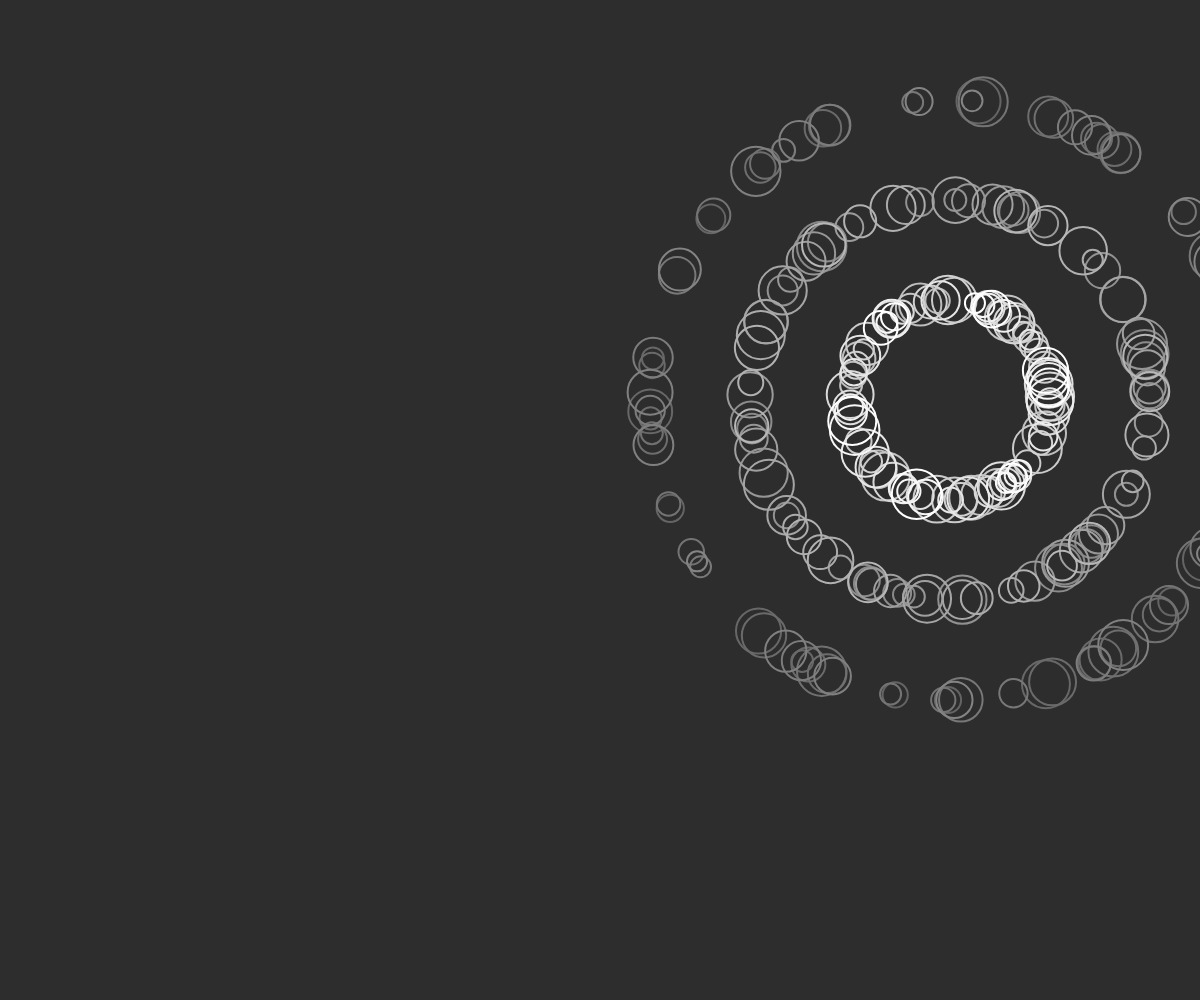
Frame 1 (no input)
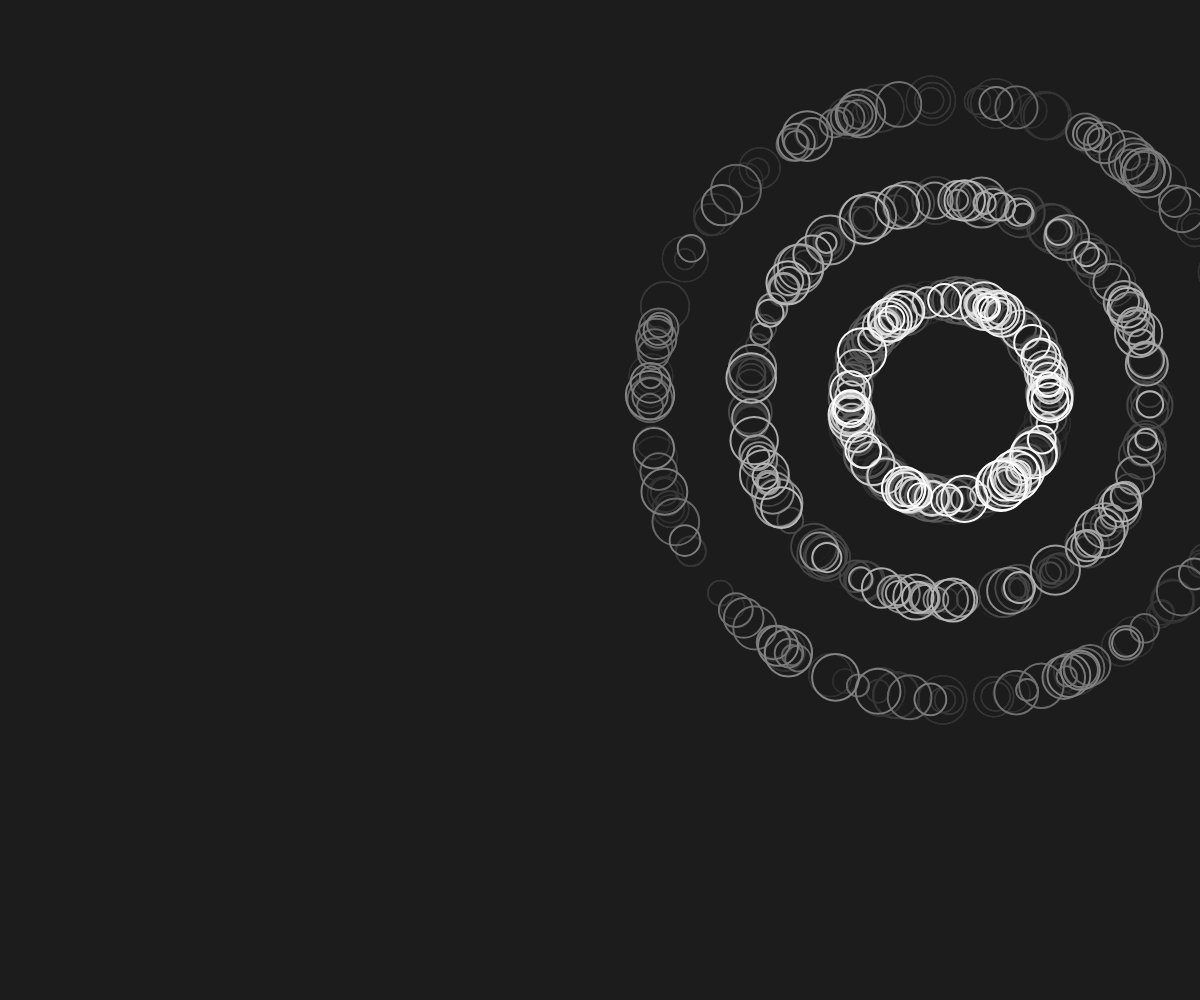
Frame 60 (no input)
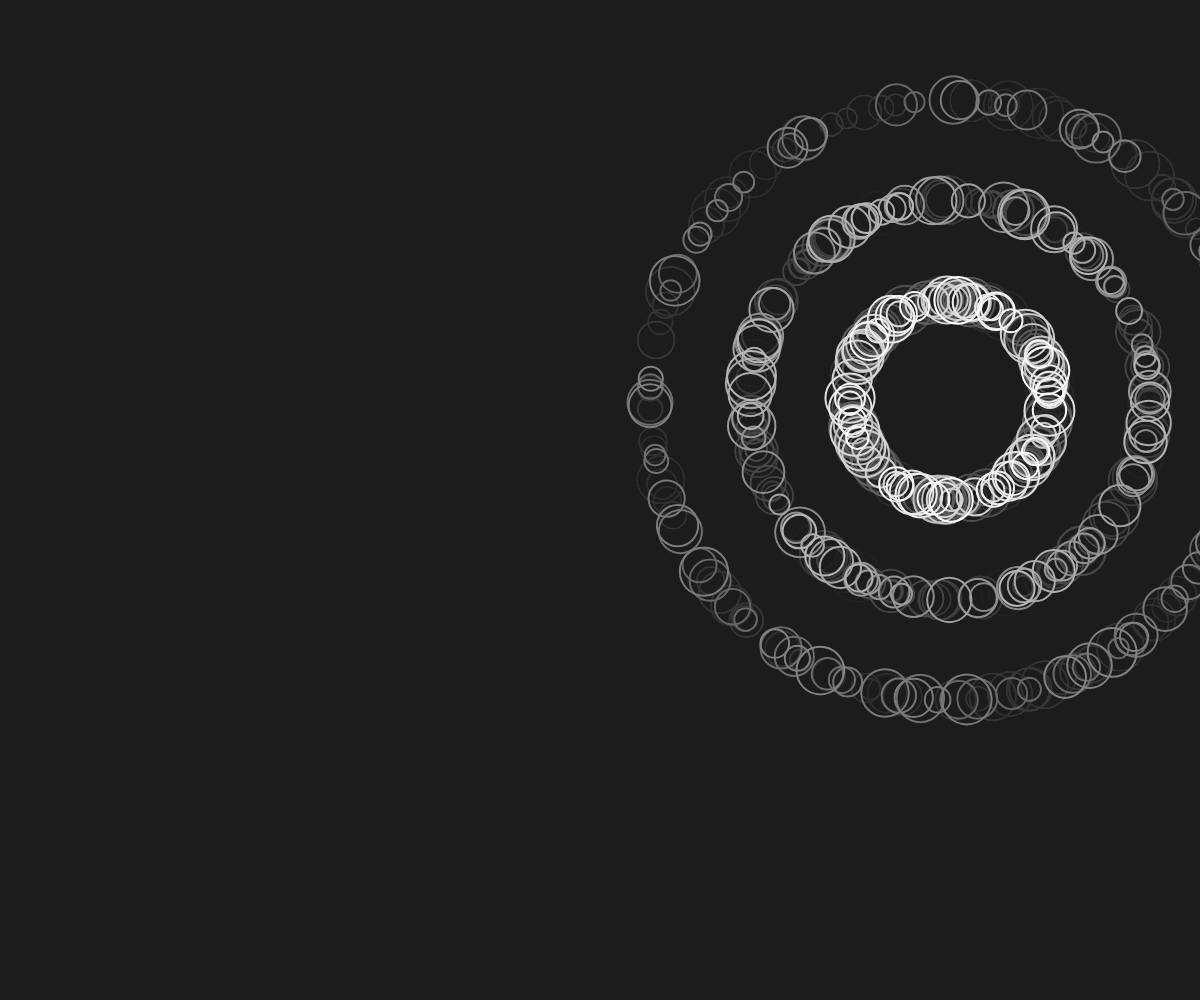
Frame 120 (the mouse pressed at the canvas centre since frame 60)

The p5.js sketch that drew these frames (run headless with seeded random() and noise() and a simulated clock; from frame 60 on, the mouse is pressed at the canvas centre):

// p5.js sketch
// ── sketch.js
console.log('circle radius');


function setup() {
  createCanvas(windowWidth, windowHeight);
  background(100);
  //noLoop();

}




function draw() {

  roundCircles(300);
  roundCircles(200);
  roundCircles(100);


}


function roundCircles(r) {

  let step = 45;


  for (let i = 0; i < 10; i++) {

    //overly canvas with see-through rectangle
    blendMode(MULTIPLY); ///makes the image darker
    noStroke();
    fill(150, 150, 150, 20);
    rect(0, 0, width, height);
    noFill();
    blendMode(BLEND);

    //noFill();
    let start_angle = random(-200, 500);

    for (let angle = start_angle; angle <= 360 + start_angle; angle += step) {

      let x = r * cos(angle);
      let y = r * sin(angle);

      strokeWeight(2);
      stroke(255);
     
      ///fill(255);
      circle(950 + x, 400 - y, random(20,50));
    }

  }
}
